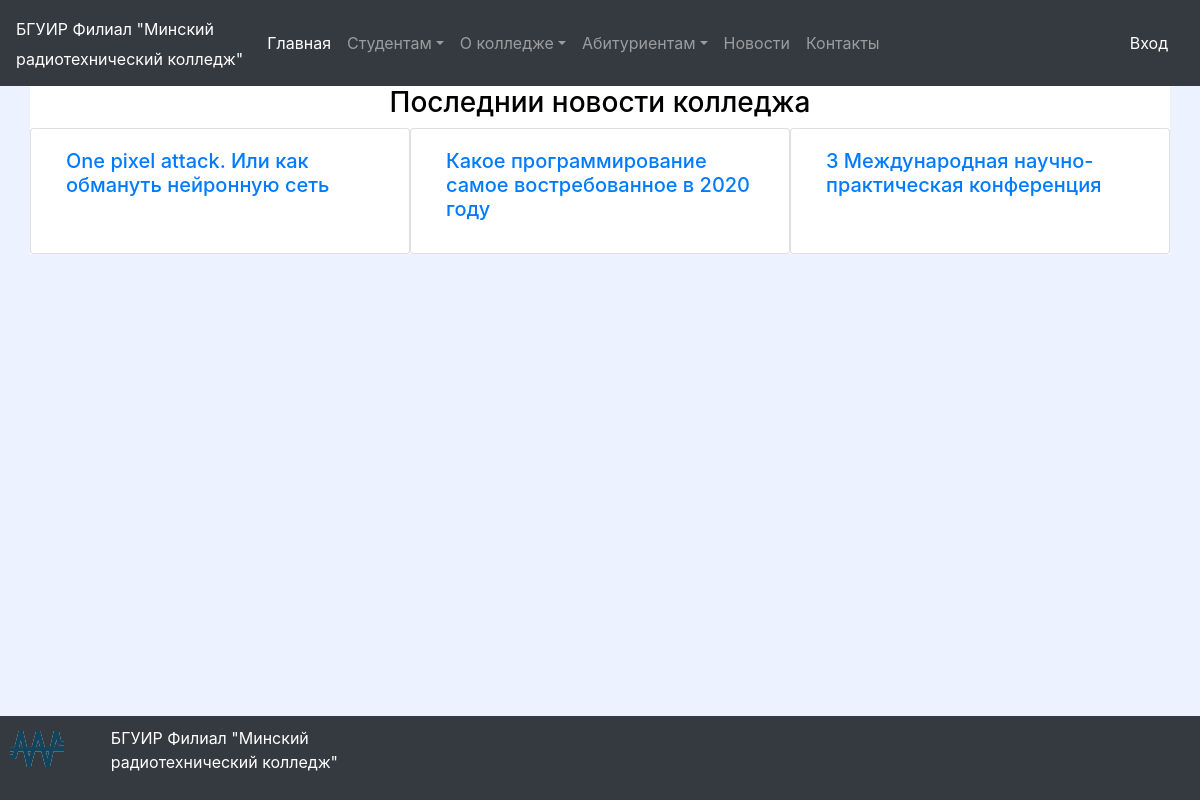
/all_news/, run on the app's committed database.
### news_app/models.py (models this page shows, shortened)
class Article(models.Model):
    article_title = models.CharField(
        verbose_name='Название статьи',
        max_length=200,
    )
    article_text = models.TextField(
        verbose_name='Текст статьи',
    )
    date_release = models.DateTimeField(
        verbose_name='Дата создания статьи'
    )
    photo = models.ImageField(
        verbose_name='Фотография',
        upload_to='news_app/image/',
        default=None,
        blank=True,
        null=True,
    )
    class Meta:
        verbose_name = 'Статья'
        verbose_name_plural = 'Статьи'

### news_app/views.py (the view)
# urls.py: path('all_news/', news_page, name='news_page'),
def news_page(request):
    articles = Article.objects.order_by('-date_release')
    return render(request, 'news_app/news_page.html', context={'articles': articles})

### news_app/templates/news_app/news_page.html (shortened to what this page needs)
{% extends 'main_app/base.html' %}
{% load static %}
{% block content %}
    <div class="container" style="background: #FFFFFF">
        <h3 class="center_black_text">Последнии новости колледжа</h3>
        <div class="row">
        {% for item in articles %}
        <div class="card col-lg-4" style="width: 18rem;">
            <div class="card-body">
                <h5 class="card-title"><a href="{% url 'news_app:news' item.id %}">{{ item.article_title }}</a></h5>
            </div>
        </div>
        {% endfor %}
        </div>
    </div>
{% endblock %}
{% block footer %}
    <footer>
    <div class= "container-fluid footer" style="position: fixed">
        <div class="row">
            <div class="col-lg-1">
                <a class="navbar-brand" href="{% url 'main_app:base_page' %}"><img src="{% static 'main_app/image/logo-mrc.png'%}"></a>
            </div>
            <div class="col-lg-3">
                <p>БГУИР Филиал "Минский радиотехнический колледж"</p>
            </div>
        </div>
    </div>
    </footer>
{% endblock %}

### main_app/static/main_app/css/styles.css (style rules this page uses)
div.footer { position: static; left: 0; bottom: 0; padding: 10px; background: #343A40; color: #FFFFFF; width: 100%; }
.center_black_text { text-align: center; color: #000000; }

### data on the page
Article: article_title "One pixel attack. Или как обмануть нейронную сеть"
Article: article_title "Какое программирование самое востребованное в 2020 году"
Article: article_title "3 Международная научно-практическая конференция"
